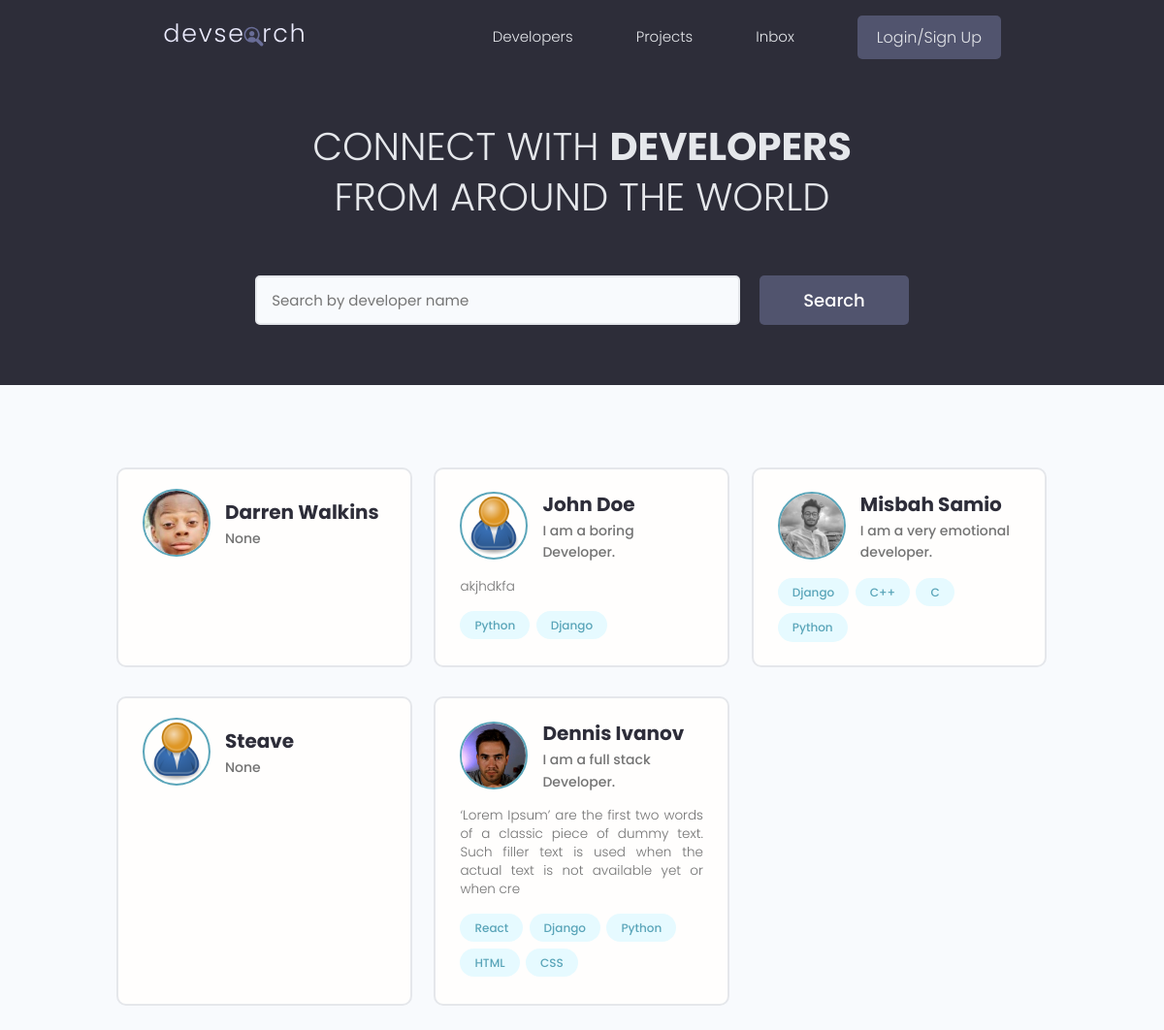
The app's page /, older data.
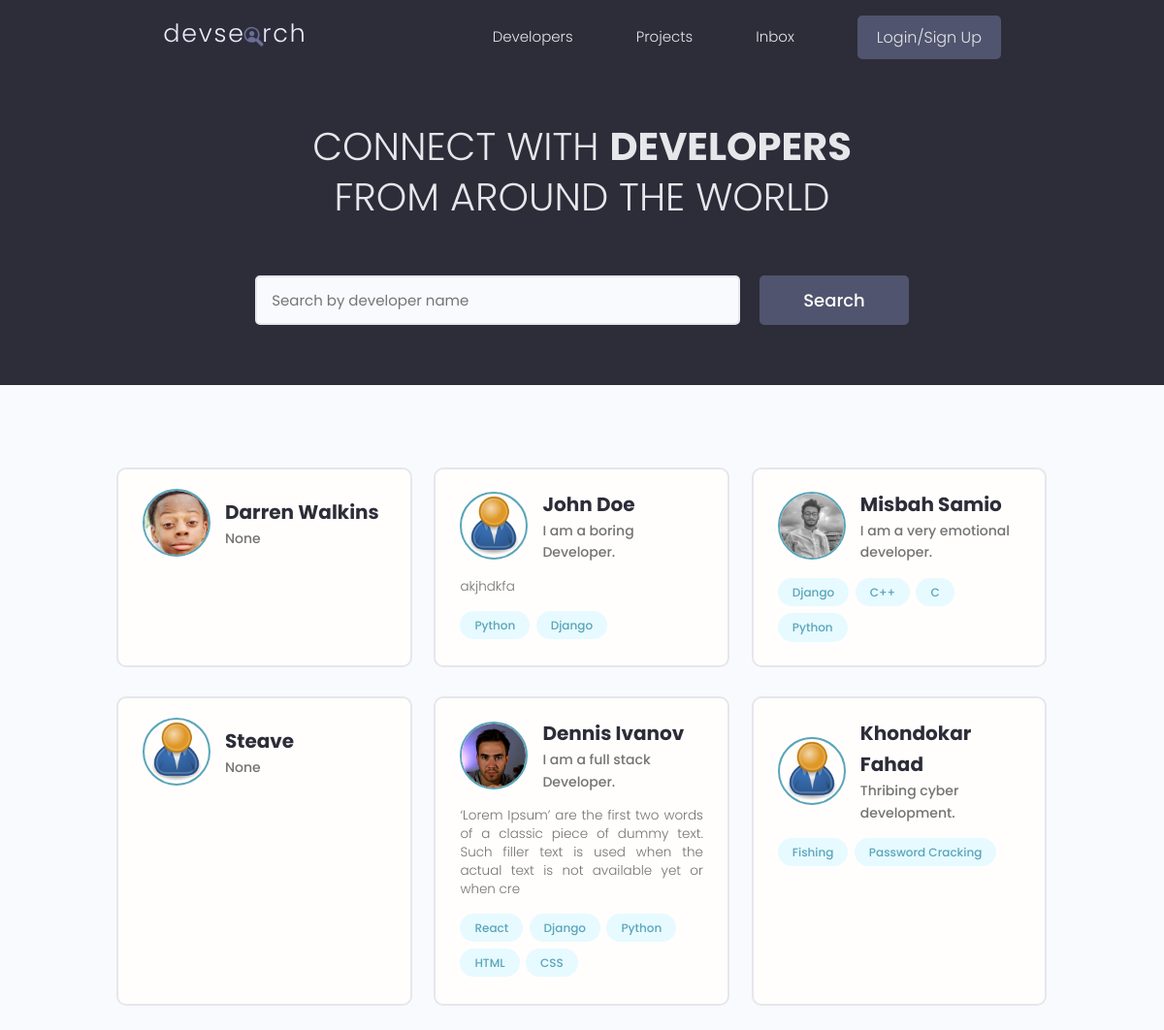
The same page, newer data.
### users/models.py (models this page shows, shortened)
class Profile(models.Model):
    user = models.OneToOneField(User, on_delete=models.CASCADE, null=True, blank=True)
    name = models.CharField(max_length=200, blank=True, null=True)
    email = models.EmailField(max_length=500, blank=True, null=True)
    username = models.CharField(max_length=200, blank=True, null=True)
    location = models.CharField(max_length=200, blank=True, null=True)
    short_intro = models.CharField(max_length=200, blank=True, null=True)
    bio = models.TextField(blank=True, null=True)
    profile_image = models.ImageField(null=True, blank=True, upload_to='profiles/', default="profiles/user-default.png")
    social_github = models.CharField(max_length=200, blank=True, null=True)
    social_twitter = models.CharField(max_length=200, blank=True, null=True)
    social_linkedin = models.CharField(max_length=200, blank=True, null=True)
    social_youtube = models.CharField(max_length=200, blank=True, null=True)
    social_website = models.CharField(max_length=200, blank=True, null=True)
    created = models.DateTimeField(auto_now_add=True)
    id = models.UUIDField(default=uuid.uuid4, unique=True, primary_key=True, editable=False)

class Skill(models.Model):
    owner = models.ForeignKey(Profile, on_delete=models.CASCADE, null=True, blank=True)
    name = models.CharField(max_length=200, blank=True, null=True)
    description = models.TextField(null=True, blank=True)
    created = models.DateTimeField(auto_now_add=True)
    id = models.UUIDField(default=uuid.uuid4, unique=True, primary_key=True, editable=False)
    def __str__(self):
        return str(self.name)

### users/views.py (the view)
# urls.py: path('', views.profiles, name="profiles"),
def profiles(request):
    profiles, search_query = searchProfiles(request)
    result = 6
    custom_range, profiles = paginateProfiles(request, profiles, result)
    context = {'profiles' : profiles, 'search_query' : search_query, 'custom_range' : custom_range}
    return render(request, 'users/profiles.html', context)

### users/utils.py (called while the page is built)
def paginateProfiles(request, profiles, result):
    page = request.GET.get('page')
    paginator = Paginator(profiles, result)
    try:
        profiles = paginator.page(page)
    except PageNotAnInteger:
        page = 1
        profiles = paginator.page(page)
    except EmptyPage:
        page = paginator.num_pages
        profiles = paginator.page(page)
    leftIndex = (int(page) - 1)
    if leftIndex < 1:
        leftIndex = 1
    rightIndex = (int(page) + 2)
    if rightIndex > paginator.num_pages:
        rightIndex = paginator.num_pages + 1
    custom_range = range(leftIndex, rightIndex)
    return custom_range, profiles

def searchProfiles(request):
    search_query = ''
    if request.GET.get('search_query'):
        search_query = request.GET.get('search_query')
    skills = Skill.objects.filter(name__icontains=search_query)
    profiles = Profile.objects.distinct().filter(Q(name__icontains=search_query) | Q(short_intro__icontains=search_query) | Q(skill__in=skills))
    return profiles, search_query

### users/templates/users/profiles.html (shortened to what this page needs)
{% extends 'main.html' %}
{% block content %}
<main class="home">
    <section class="hero-section text-center">
      <div class="container container--narrow">
        <div class="hero-section__box">
          <h2>CONNECT WITH <span>DEVELOPERS</span></h2>
          <h2>FROM AROUND THE WORLD</h2>
        </div>
        <div class="hero-section__search">
          <form id='searchForm' class="form" action="{% url 'profiles' %}" method="get">
            <div class="form__field">
              <input class="input input--text" id="formInput#search" type="text" name="search_query"
                value="{{search_query}}" placeholder="Search by developer name" />
            </div>
            <input class="btn btn--sub btn--lg" type="submit" value="Search" />
          </form>
        </div>
      </div>
    </section>
    <section class="devlist">
      <div class="container">
        <div class="grid grid--three">
        {% for profile in profiles %}
          <div class="column card">
            <div class="dev">
              <a href="{% url 'user-profile' profile.id %}" class="card__body">
                <div class="dev__profile">
                  <img class="avatar avatar--md" src="{{ profile.profile_image.url }}" alt="image" />
                  <div class="dev__meta">
                    <h3>{{ profile.name }}</h3>
                    <h5>{{ profile.short_intro|slice:"60" }}</h5>
                  </div>
                </div>
                <p class="dev__info">
                  {{profile.bio|slice:"150"}}
                </p>
                <div class="dev__skills">
                  {% for skill in profile.skill_set.all|slice:"5" %}
                  <span class="tag tag--pill tag--main">
                    <small>{{ skill }}</small>
                  </span>
                  {% endfor %}
                </div>
              </a>
            </div>
          </div>
        {% endfor %}
        </div>
      </div>
    </section>
  </main>
{% endblock content %}

Row changes from the older to the newer data that the page shows:
added Profile: profile_image (placeholder picture), name "Khondokar Fahad", short_intro "Thribing cyber development."
added Skill: name "Fishing", shown under "Khondokar Fahad"
added Skill: name "Password Cracking", shown under "Khondokar Fahad"
